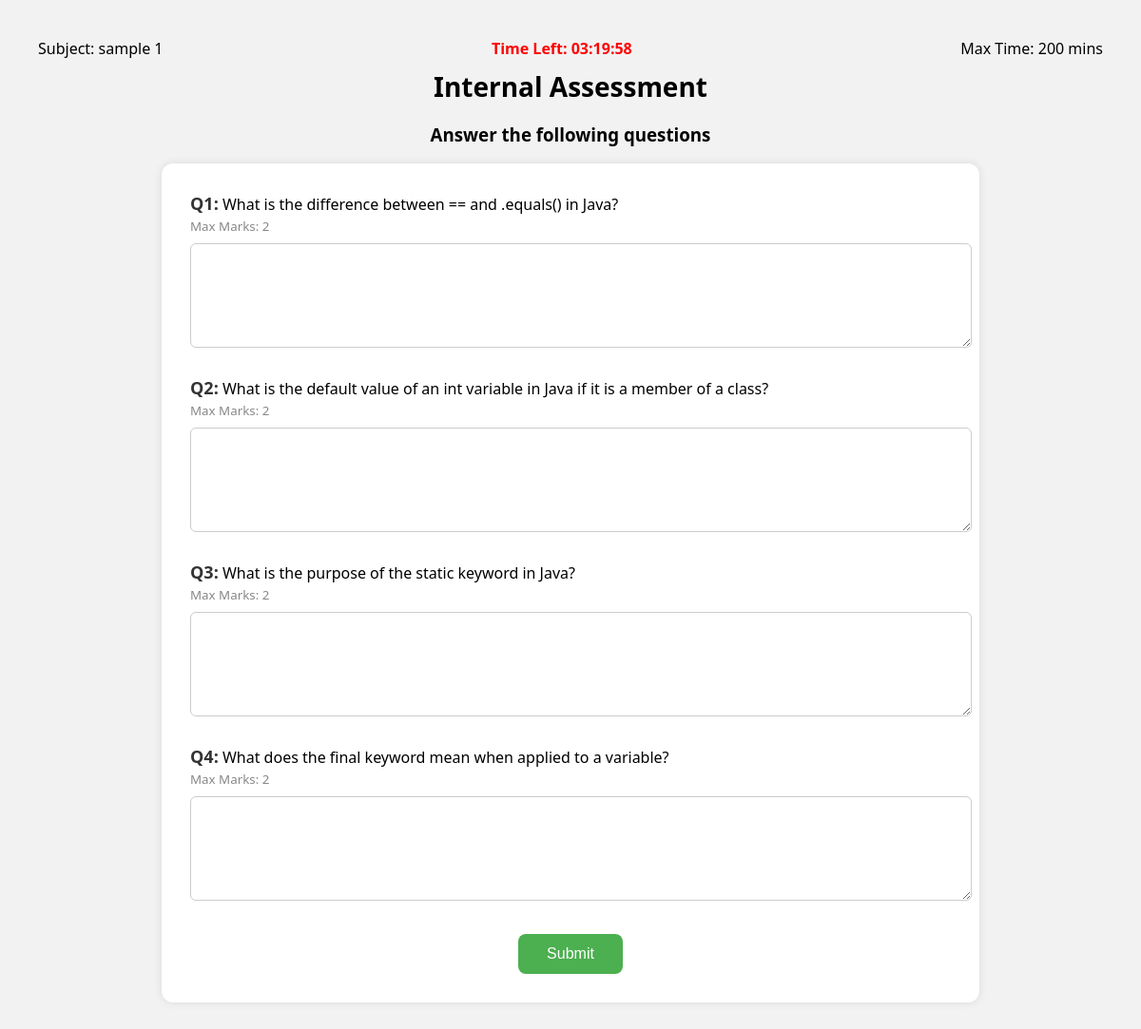
/start_test/1 (signed in), run on the app's committed database.
### tables this page shows
CREATE TABLE tests (
        test_id INTEGER PRIMARY KEY AUTOINCREMENT,
        employee_id TEXT NOT NULL,
        subject TEXT NOT NULL,
        section TEXT NOT NULL,  
        semester TEXT NOT NULL,  
        total_time INTEGER NOT NULL,
        total_questions INTEGER NOT NULL,
        status TEXT DEFAULT 'draft',
        created_at DATETIME DEFAULT CURRENT_TIMESTAMP,
        FOREIGN KEY (employee_id) REFERENCES teachers(employee_id)
        ON DELETE CASCADE
        ON UPDATE CASCADE
    );

CREATE TABLE test_questions (
        question_id INTEGER PRIMARY KEY AUTOINCREMENT,
        test_id INTEGER NOT NULL,
        question_no INTEGER NOT NULL,
        question_text TEXT NOT NULL,
        rubric TEXT NOT NULL,
        max_marks INTEGER NOT NULL,
        FOREIGN KEY (test_id) REFERENCES tests(test_id)
            ON DELETE CASCADE
            ON UPDATE CASCADE
    );

### app.py (the view, shortened to what this page needs)
@app.route('/start_test/<int:test_id>', methods=['GET', 'POST'])
def start_test(test_id):
    if 'usn' not in session:
        flash("Please sign in first.", "student_error")
        return redirect(url_for('student_signin'))
    conn = sqlite3.connect(DATABASE)
    cursor = conn.cursor()
    cursor.execute('''
        SELECT q.question_id, q.question_no, q.question_text, q.max_marks, t.subject, t.total_time
        FROM test_questions q
        JOIN tests t ON q.test_id = t.test_id
        WHERE q.test_id = ?
        ORDER BY q.question_no
    ''', (test_id,))
    questions = cursor.fetchall()
    subject = questions[0][4] if questions else "Unknown"
    total_time = questions[0][5] if questions else "Unknown"
    conn.close()
    if not questions:
        flash("No questions found for this test.", "student_error")
        return redirect(url_for('student_dashboard'))
    return render_template('start_test.html', test_id=test_id, questions=questions,subject=subject,total_time=total_time)

### templates/start_test.html (shortened to what this page needs)
<!DOCTYPE html>
<html lang="en">
<head>
</head>
<body>
<div style="display: flex; justify-content: space-between; align-items: center; font-size: 16px; margin-bottom: 10px;">
    <div>Subject: {{ subject }}</div>
    <div id="timer" style="color: red; font-weight: bold;">Loading timer...</div>
    <div>Max Time: {{ total_time }} mins</div>
</div>
<h1 style="text-align: center; margin: 10px 0; font-size: 28px;">Internal Assessment</h1>
<h3 style="text-align: center;">Answer the following questions</h3>
    <form method="POST">
        {% for q in questions %}
            <div class="question-block">
                <strong>Q{{ q[1] }}:</strong> {{ q[2] }}<br>
                <small>Max Marks: {{ q[3] }}</small><br>
                <textarea name="answer_{{ q[0] }}" rows="4" required></textarea>
            </div>
        {% endfor %}
        <button type="submit">Submit</button>
    </form>
</body>
</html>

### templates/start_test.html (style rules this page uses)
body { font-family: 'Segoe UI', Tahoma, Geneva, Verdana, sans-serif; background-color: #f2f2f2; padding: 40px; margin: 0; }
form { max-width: 800px; margin: auto; background-color: #ffffff; padding: 30px; border-radius: 12px; box-shadow: 0 0 10px rgba(0, 0, 0, 0.1); }
.question-block { margin-bottom: 25px; }
.question-block strong { color: #333; font-size: 18px; }
.question-block small { color: #888; }
textarea { width: 100%; padding: 10px; font-size: 15px; border: 1px solid #ccc; border-radius: 6px; margin-top: 8px; resize: vertical; }
button { display: block; margin: 30px auto 0; padding: 12px 30px; background-color: #4CAF50; color: white; font-size: 16px; border: none; border-radius: 8px; cursor: pointer; transition: background-color 0.3s ease; }
textarea { width: 100%; padding: 10px; font-size: 15px; border: 1px solid #ccc; border-radius: 6px; margin-top: 8px; resize: vertical; overflow: hidden; }

### data on the page
tests: subject "sample 1"
test_questions: question_no "1", question_text "What is the difference between == and .equals() in Java?", max_marks "2"
test_questions: question_no "2", question_text "What is the default value of an int variable in Java if it is a member of a class?", max_marks "2"
test_questions: question_no "3", question_text "What is the purpose of the static keyword in Java?", max_marks "2"
test_questions: question_no "4", question_text "What does the final keyword mean when applied to a variable?", max_marks "2"

### other printed values
{{ total_time }} "200"
